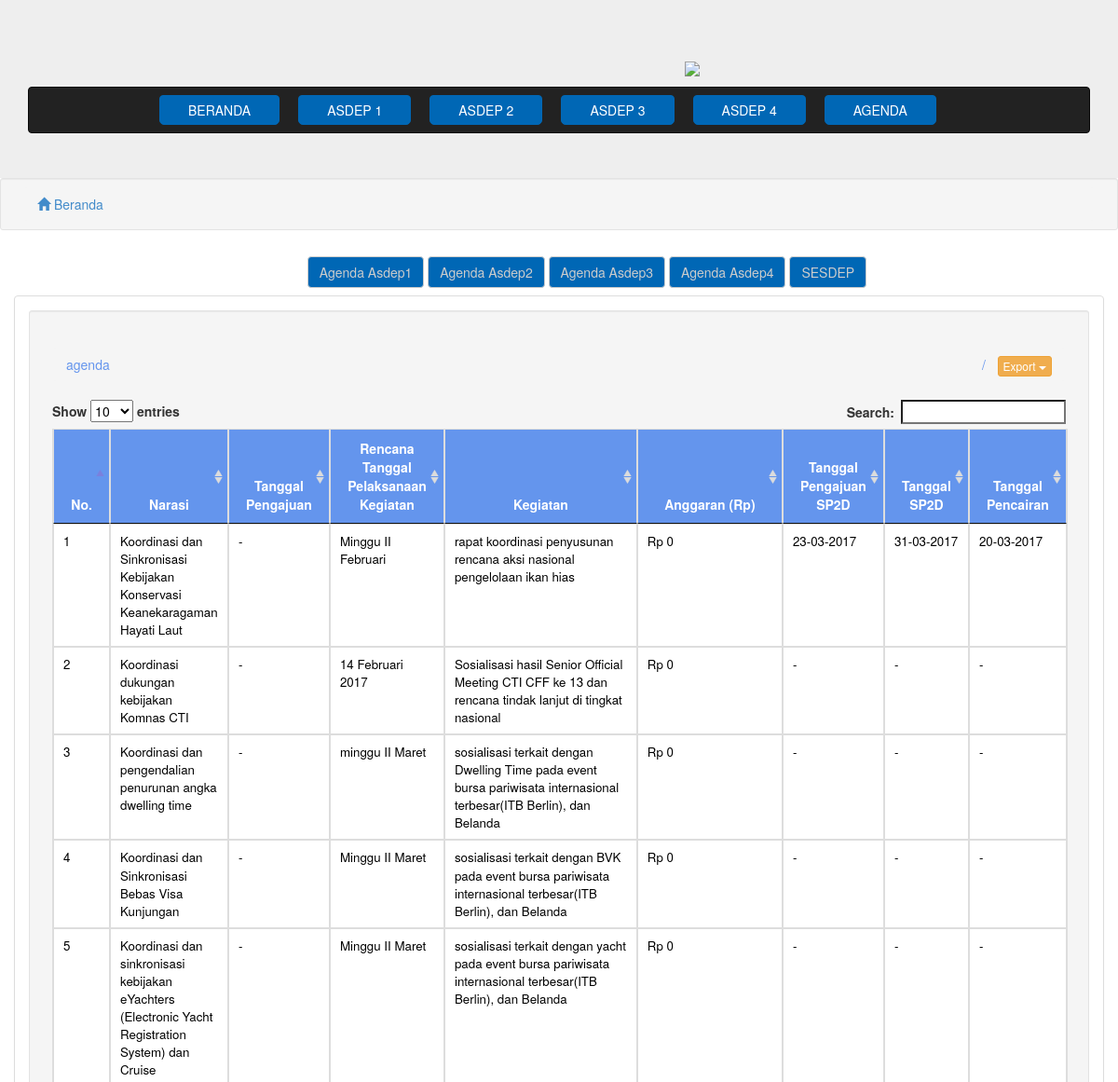
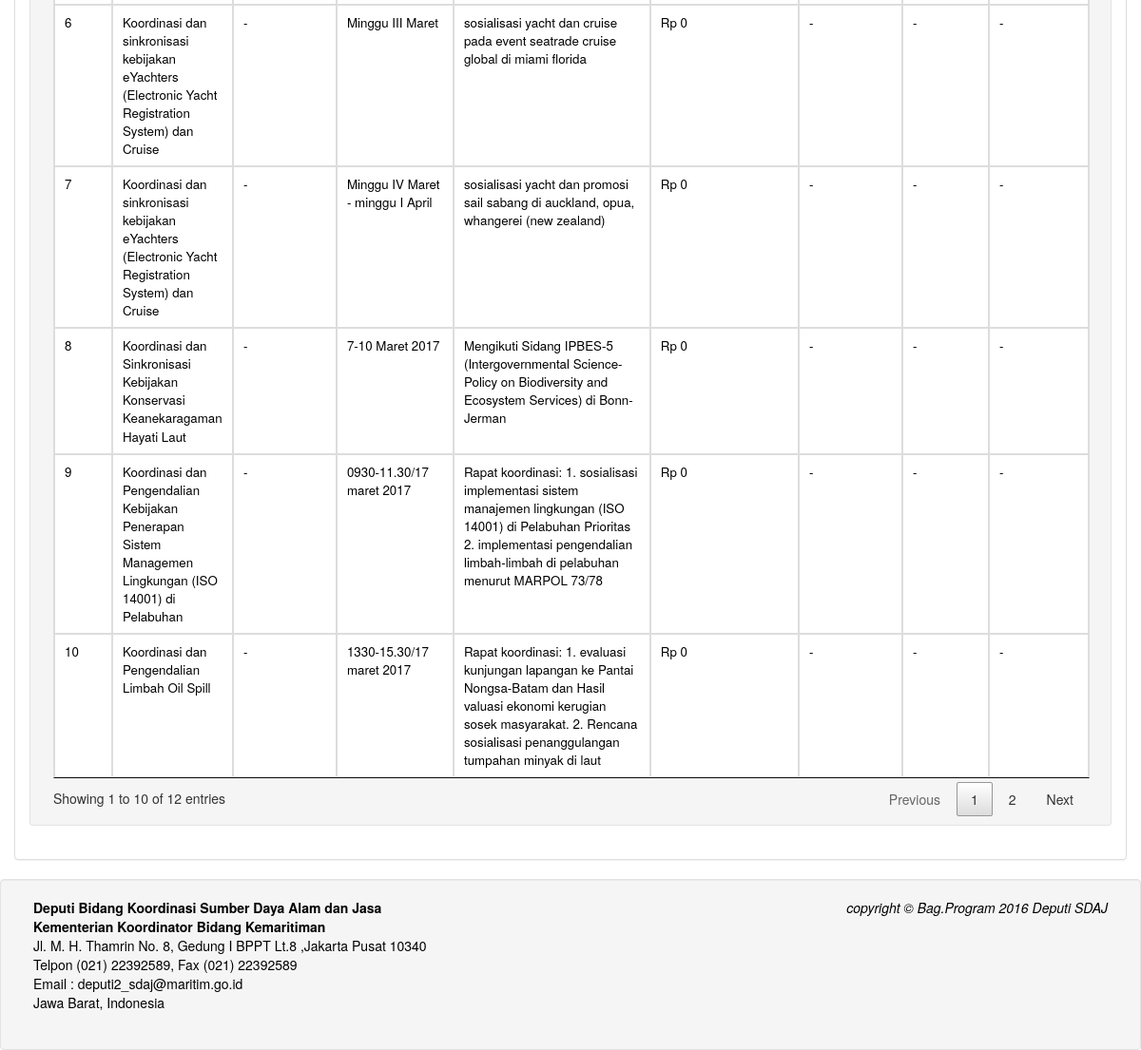
The page /index.php/agenda on the database its author committed (2 pictures, top to bottom).
### tables this page shows
CREATE TABLE IF NOT EXISTS `agenda` (
  `no` int(11) NOT NULL,
  `tanggal` text NOT NULL,
  `tglPengajuan` date NOT NULL,
  `narasiKebijakan` int(11) NOT NULL,
  `uraian` text,
  `anggaran` int(12) NOT NULL,
  `hasil` text NOT NULL,
  `tglPengajuanSpd` date NOT NULL,
  `tglSpd` date NOT NULL,
  `tglPencairan` date NOT NULL,
  `created_at` timestamp NOT NULL DEFAULT CURRENT_TIMESTAMP,
  `updated_at` timestamp NOT NULL DEFAULT '0000-00-00 00:00:00',
  `created_by` int(11) NOT NULL,
  `updated_by` int(11) NOT NULL
);

CREATE TABLE IF NOT EXISTS `kebijakan` (
  `no` int(11) NOT NULL,
  `narasi` text NOT NULL,
  `status` text NOT NULL,
  `indikator` text NOT NULL,
  `pic` text NOT NULL,
  `created_at` timestamp NOT NULL DEFAULT CURRENT_TIMESTAMP ON UPDATE CURRENT_TIMESTAMP,
  `updated_at` timestamp NOT NULL DEFAULT '0000-00-00 00:00:00',
  `created_by` int(11) NOT NULL,
  `updated_by` int(11) NOT NULL
);

### application/controllers/Beranda.php (called while the page is built, shortened)
<?php
class Beranda extends CI_Controller {
	function __construct() {
		$this->load->model('M_agenda');
		$this->load->model('M_kebijakan');
		$this->load->model('M_progress');
		$this->load->library('excel');
    }
	public function agenda($value='')
	{
		if ($value != '') {
			if ($this->session->userdata('session')) {
				if ($this->session->userdata('session')[0]->role == $value OR $this->session->userdata('session')[0]->role == 'admin'){
					$result['data'] = $this->M_agenda->getByAsdep($value);
					$this->load->view('frontend/header');
					$this->load->view('frontend/list_agenda',$result);
					$this->load->view('frontend/footerf');
				}else{
					$data = array('url' => 'agenda','value'=>$value);
					$this->session->set_userdata('url',$data);
					redirect('Auth/logout');
				}
			}else{
				$data = array('url' => 'agenda','value'=>$value);
				$this->session->set_userdata('url',$data);
				redirect('Auth/logout');
			}
		}else{
			$result['data'] = $this->M_agenda->getAll();
		$this->load->view('frontend/header');
		$this->load->view('frontend/list_agenda',$result);
		$this->load->view('frontend/footerf');
		}
	}
}

### index.php (called while the page is built, shortened)
<?php
require_once BASEPATH.'core/CodeIgniter.php';

### application/models/M_agenda.php (called while the page is built, shortened)
<?php
class M_agenda extends CI_Model {
	public function getAll()
	{
		$sql = "SELECT agenda.*,user.role,user.name,kebijakan.narasi from agenda inner join user on user.no = agenda.created_by inner join kebijakan on kebijakan.no = agenda.narasiKebijakan ";
		return $this->db->query($sql)->result();
	}
}

### application/views/frontend/list_agenda.php (the view, shortened to what this page needs)
<link href="<?php echo base_url();?>assets/css/style.css" rel="stylesheet">
<div class="well well-sm">
    <div class="container">
        <div class="row">
        	<div class="col-md-12">
                <ol class="breadcrumb" style="margin-bottom: 0;">
                    <li class="active">
                    <a href="<?php echo base_url();?>">
                        <span class="glyphicon glyphicon-home"></span> Beranda
                    </a>
                    </li>
                </ol>
        	</div>
        </div>
    </div>
</div>
<div class="container">
	<div class="collapse navbar-collapse">
        <ul class="nav navbar-nav" style="text-align:center">
            <a href="<?php echo base_url();?>agenda/asdep1" class="btn btn-default navbar-btn" style="background-color:#0067b5; color: #CCCCCC;">Agenda Asdep1</a>
            <a href="<?php echo base_url();?>agenda/asdep2" class="btn btn-default navbar-btn" style="background-color:#0067b5; color: #CCCCCC;">Agenda Asdep2</a>
            <a href="<?php echo base_url();?>agenda/asdep3" class="btn btn-default navbar-btn" style="background-color: #0067b5; color: #CCCCCC;">Agenda Asdep3</a>
            <a href="<?php echo base_url();?>agenda/asdep4" class="btn btn-default navbar-btn" style="background-color: #0067b5; color: #CCCCCC;">Agenda Asdep4</a>
             <a href="<?php echo base_url();?>Sesdep" class="btn btn-default navbar-btn" style="background-color: #0067b5; color: #CCCCCC;">SESDEP</a>
        </ul>
	</div>
	<div class="panel panel-default">
    	<div class="panel-body">
        <div class="well well-sm">
    <div class="container">
	<ol class="breadcrumb" style="margin-top: 30px;">
  <?php
  if ($this->uri->segment(2) != null) {
    ?>
    <li class="breadcrumb-item"><a href="<?php echo base_url().$this->uri->segment(1);?>"><?php echo $this->uri->segment(1);?></a></li>
    <li class="breadcrumb-item active"><?php echo $this->uri->segment(2);?></li>
    <?php
  }else{
    ?>
    <li class="breadcrumb-item active"><?php echo $this->uri->segment(1);?></li>
    <?php
  }
  if ($this->uri->segment(2) != null) {
    ?>
    <li class="pull-right">
                        <div class="btn-group">
                          <button type="button" class="btn btn-xs btn-warning dropdown-toggle" data-toggle="dropdown" aria-haspopup="true" aria-expanded="false">
                            Export <span class="caret"></span>
                          </button>
                          <ul class="dropdown-menu">
                            <li><a href="<?php echo base_url();?>beranda/excels/agenda/asdep1">Asdep1</a></li>
                            <li><a href="<?php echo base_url();?>beranda/excels/agenda/asdep2">Asdep2</a></li>
                            <li><a href="<?php echo base_url();?>beranda/excels/agenda/asdep3">Asdep3</a></li>
                            <li><a href="<?php echo base_url();?>beranda/excels/agenda/asdep4">Asdep4</a></li>
                            <li role="separator" class="divider"></li>
                            <li><a href="<?php echo base_url();?>beranda/excels/agenda">Semua</a></li>
                          </ul>
                        </div>
                    </li><?php
  }else{
    ?>
     <li class="pull-right">
                        <div class="btn-group">
                          <button type="button" class="btn btn-xs btn-warning dropdown-toggle" data-toggle="dropdown" aria-haspopup="true" aria-expanded="false">
                            Export <span class="caret"></span>
                          </button>
                        </div>
                    </li>
    <?php
  }
  ?>
</ol>
	<table id="agenda" class="table table-bordered">
					<thead>
						<tr>
							<th>No.</th>
							<th>Narasi</th>
              <th>Tanggal Pengajuan</th>
							<th>Rencana Tanggal Pelaksanaan Kegiatan</th>
              <th width="20%">Kegiatan</th>
              <th width="15%">Anggaran (Rp)</th>
                <th>Tanggal Pengajuan SP2D</th>
                <th>Tanggal SP2D</th>
                <th>Tanggal Pencairan</th>
						</tr>
					</thead>
					<tbody>
					<?php
						$i=1;
						foreach ($data as $key) {
						?>
						<tr>
							<td><?php echo $i;?></td>
							<td><?php echo $key->narasi;?></td>
              <td><?php if($key->tglPengajuan != '0000-00-00'){echo date("d-M-Y",strtotime($key->tglPengajuan));}else{echo "-";}?></td>
              <td><?php echo $key->tanggal;?></td>
              <td><?php echo $key->uraian;?></td>
              <td><?php echo "Rp " .number_format($key->anggaran);?></td>
                      <td><?php if($key->tglPengajuanSpd != '0000-00-00'){echo date("d-m-Y",strtotime($key->tglPengajuanSpd));}else{echo "-";}?></td>
                      <td><?php if($key->tglSpd != '0000-00-00'){echo date("d-m-Y",strtotime($key->tglSpd));}else{echo "-";}?></td>
                      <td><?php if($key->tglPencairan != '0000-00-00'){echo date("d-m-Y",strtotime($key->tglPencairan));}else{echo "-";}?></td>
						</tr>
						<?php
						$i++;}
					 ?>
					</tbody>
				</table>
				</div>
			</div>
</div>
</div>
</div>

### application/views/frontend/header.php (shortened to what this page needs)
<!DOCTYPE html>
<html>
  <head>
        <link href="<?php echo base_url();?>assets/css/bootstrap.css" rel="stylesheet" media="screen">
        <link href="<?php echo base_url();?>assets/css/datepicker.css" rel="stylesheet">
        <link href="<?php echo base_url();?>assets/demo_table_jui.css" rel="stylesheet" media="screen">
        <link rel="stylesheet" type="text/css" href="<?php echo base_url();?>assets/css/jquery.dataTables.min.css">
        <link rel="stylesheet" href="<?php echo base_url();?>assets/css/bootstrap-material-datetimepicker.css" />
        <link rel="stylesheet" type="text/css" href="<?php echo base_url();?>assets/css/lightbox.css">
        <link rel="stylesheet" type="text/css" href="<?php echo base_url();?>assets/css/daterangepicker.css" />
    </head>
    <body>
    <div align="center" class="jumbotron" style="margin-bottom: 0;"><img src="<?php echo base_url();?>assets/img/banner.jpg" width="100%">
                    <div class="col-md-3">
                    </div>
      <nav class="navbar navbar-inverse" role="navigation" style="margin-bottom: 0;">
          <div class="container">
                <div class="collapse navbar-collapse" >
                    <ul class="nav navbar-nav" style="margin-left:50px;">
                        <li>
                            <a href="<?php echo base_url();?>" class="btn btn-danger navbar-btn">BERANDA</a>
                        </li>
                        <li>
                            <a href="<?php echo base_url();?>Beranda/view/asdep1" class="btn btn-danger navbar-btn">ASDEP 1</a>
                        </li>
                        <li>
                            <a href="<?php echo base_url();?>Beranda/view/asdep2" class="btn btn-danger navbar-btn">ASDEP 2</a>
                        </li>
                        <li>
                            <a href="<?php echo base_url();?>Beranda/view/asdep3" class="btn btn-danger navbar-btn">ASDEP 3</a>
                        </li>
                        <li>
                            <a href="<?php echo base_url();?>Beranda/view/asdep4" class="btn btn-danger navbar-btn">ASDEP 4</a>
                        </li>
                        <li>
                            <a href="<?php echo base_url();?>agenda" class="btn btn-danger navbar-btn">AGENDA</a>
                        </li>
                    </ul>
                </div>
            </div>
        </nav>
                </div>

### application/views/frontend/footerf.php
		<div class="well" style="margin-bottom: 0; color: #000; font-style: italic;">
        	<div class="container">
            	<div class="row">
                	<div class="col-md-8">
                        <address>
                            <strong>Deputi Bidang Koordinasi Sumber Daya Alam dan Jasa </strong><br />
                        <strong>Kementerian Koordinator Bidang Kemaritiman</strong><br /> Jl. M. H. Thamrin No. 8, Gedung I BPPT Lt.8 ,Jakarta Pusat 10340<br />Telpon (021) 22392589, Fax (021) 22392589<br />Email : deputi2_sdaj@maritim.go.id
                        <br />
                            Jawa Barat, Indonesia<br />
                        </address>
                    </div>
                    <div class="col-md-4">
                        <p class="text-right">copyright &copy; Bag.Program 2016 Deputi SDAJ</p>
                    </div>
                </div>
            </div>
        </div>
	</body>
</html>

### assets/demo_table_jui.css (style rules this page uses)
.sorting_asc { background: url('../images/sort_asc.png') no-repeat center right; }
.sorting { background: url('../images/sort_both.png') no-repeat center right; }
tr.odd { background-color: #FFFFFF; }
tr.even { background-color: white; }
tr.odd td.sorting_1 { background-color: #FFFFFF; }
tr.even td.sorting_1 { background-color: #FFFFFF; }

### assets/css/lightbox.css (style rules this page uses)
body:after { content: url(../images/close.png) url(../images/loading.gif) url(../images/prev.png) url(../images/next.png); display: none; }

### assets/css/style.css (style rules this page uses)
tr { background-color: #6495ED; color: white; }
th { background-color: #6495ED; text-align: center; }
td { background-color: white; font-size: 10pt; color: black; }

### rows shown on the page
agenda: kebijakan.narasi "Koordinasi dan Sinkronisasi Kebijakan Konservasi Keanekaragaman Hayati Laut", tanggal "Minggu II Februari", uraian "rapat koordinasi penyusunan rencana aksi nasional pengelolaan ikan hias", anggaran "0", tglPengajuanSpd "23-03-2017", tglSpd "31-03-2017", tglPencairan "20-03-2017"
agenda: kebijakan.narasi "Koordinasi dukungan kebijakan Komnas CTI", tanggal "14 Februari 2017", uraian "Sosialisasi hasil Senior Official Meeting CTI CFF ke 13 dan rencana tindak lanjut di tingkat nasional", anggaran "0"
agenda: kebijakan.narasi "Koordinasi dan pengendalian penurunan angka dwelling time", tanggal "minggu II Maret", uraian "sosialisasi terkait dengan Dwelling Time pada event bursa pariwisata internasional terbesar(ITB Berlin), dan Belanda", anggaran "0"
agenda: kebijakan.narasi "Koordinasi dan Sinkronisasi Bebas Visa Kunjungan", tanggal "Minggu II Maret", uraian "sosialisasi terkait dengan BVK pada event bursa pariwisata internasional terbesar(ITB Berlin), dan Belanda", anggaran "0"
agenda: kebijakan.narasi "Koordinasi dan sinkronisasi kebijakan eYachters (Electronic Yacht Registration System) dan Cruise", tanggal "Minggu II Maret", uraian "sosialisasi terkait dengan yacht pada event bursa pariwisata internasional terbesar(ITB Berlin), dan Belanda", anggaran "0"
agenda: kebijakan.narasi "Koordinasi dan sinkronisasi kebijakan eYachters (Electronic Yacht Registration System) dan Cruise", tanggal "Minggu III Maret", uraian "sosialisasi yacht dan cruise pada event seatrade cruise global di miami florida", anggaran "0"
agenda: kebijakan.narasi "Koordinasi dan sinkronisasi kebijakan eYachters (Electronic Yacht Registration System) dan Cruise", tanggal "Minggu IV Maret - minggu I April", uraian "sosialisasi yacht dan promosi sail sabang di auckland, opua, whangerei (new zealand)", anggaran "0"
agenda: kebijakan.narasi "Koordinasi dan Sinkronisasi Kebijakan Konservasi Keanekaragaman Hayati Laut", tanggal "7-10 Maret 2017", uraian "Mengikuti Sidang IPBES-5 (Intergovernmental Science-Policy on Biodiversity and Ecosystem Services) di Bonn-Jerman", anggaran "0"
agenda: kebijakan.narasi "Koordinasi dan Pengendalian Kebijakan Penerapan Sistem Managemen Lingkungan (ISO 14001) di Pelabuhan", tanggal "0930-11.30/17 maret 2017", uraian "Rapat koordinasi: 1. sosialisasi implementasi sistem manajemen lingkungan (ISO 14001) di Pelabuhan Prioritas 2. implementasi pengendalian limbah-limbah di pelabuhan menurut MARPOL 73/78", anggaran "0"
agenda: kebijakan.narasi "Koordinasi dan Pengendalian Limbah Oil Spill", tanggal "1330-15.30/17 maret 2017", uraian "Rapat koordinasi: 1. evaluasi kunjungan lapangan ke Pantai Nongsa-Batam dan Hasil valuasi ekonomi kerugian sosek masyarakat. 2. Rencana sosialisasi penanggulangan tumpahan minyak di laut", anggaran "0"

### other values the page prints
$this->uri->segment(1) "agenda"
